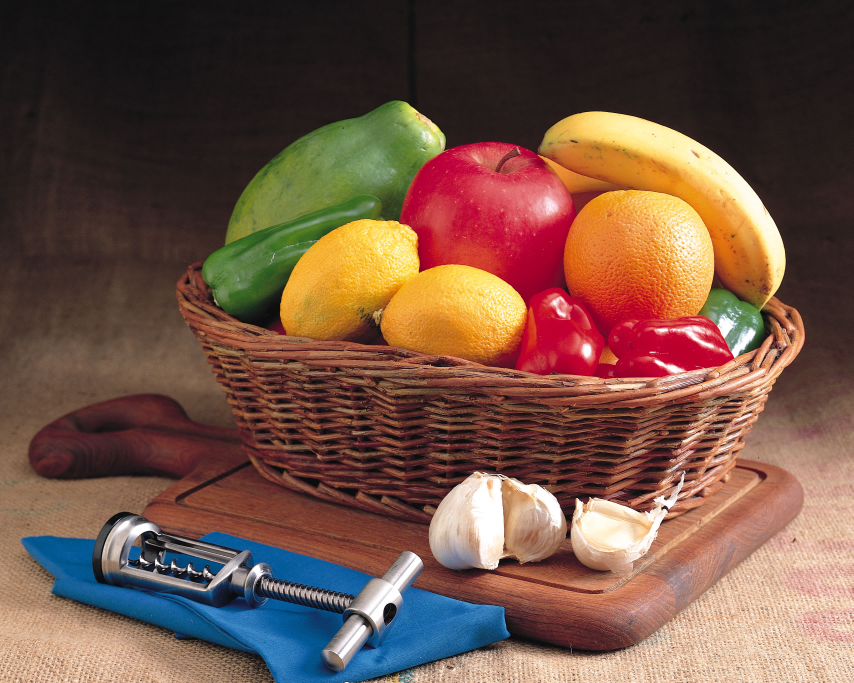
//> input picture image-seg/fruit.jpg, 2560 x 2048 px (shown at 1/3 size)
$ ./seg_clus_random_fruit   (built with g++ and OpenCV 4)
//> lines starting //> are read from the running program, lines starting //| are printed output that depends on the picture
#include <opencv2/opencv.hpp>
#include <opencv2/core/core.hpp>
#include <opencv2/highgui/highgui.hpp>
#include <opencv2/imgproc/imgproc.hpp>
#include <iostream>
#include <sstream>

using namespace std;
using namespace cv;

Mat dst;
Mat src;
Mat thresholded;
Mat hue;

/** @function main */
int main( int argc, char** argv )
{

uint64 initValue = time(0);
RNG rnd( initValue );

vector<Mat> hsv(3);
vector<Mat> bgr(3);
Mat detected_edges;


		if (argc>1){
  /// Load an image
  src = imread( argv[1] );

}else{ src = imread("./image-seg/fruit.jpg");
//> src is the input picture: 2048 rows x 2560 cols, CV_8UC3; mean B, G, R 69.8, 83.8, 114.7

}
  if( !src.data )
  { return -1; }

cout	<<src.cols<<endl;
//| 2560
cout	<<src.rows<<endl;
//| 2048
	int limiar=128;

	/// Create hsv
	Mat full_hsv;
	cvtColor(src,full_hsv,CV_BGR2HSV);
//> full_hsv: 2048 rows x 2560 cols, CV_8UC3; mean H, S, V 47, 112.3, 122.4
	split(full_hsv, hsv);
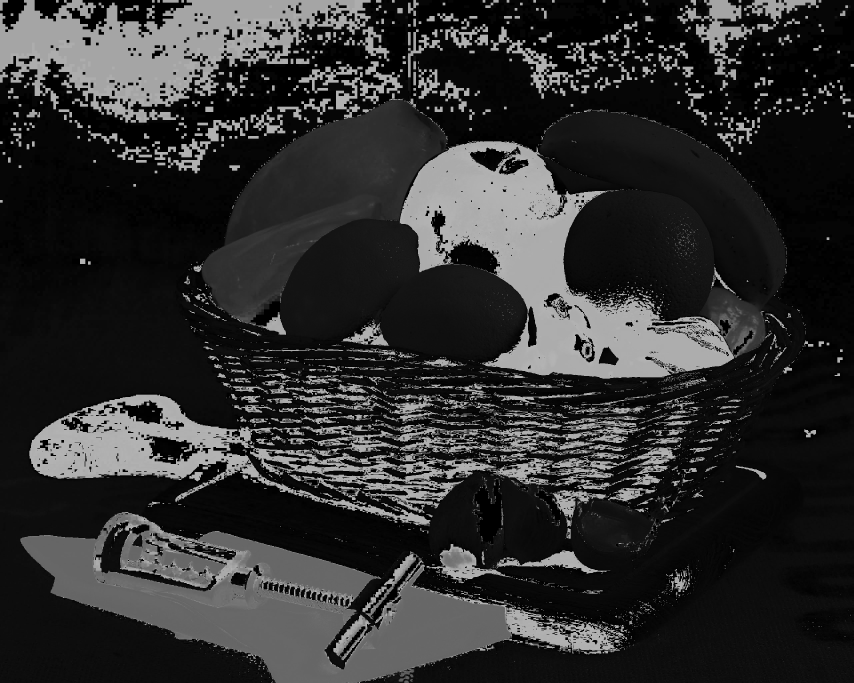
//> hsv[0]: 2048 rows x 2560 cols, CV_8UC1 (shown at 1/3 size); min 0, max 179, mean 47
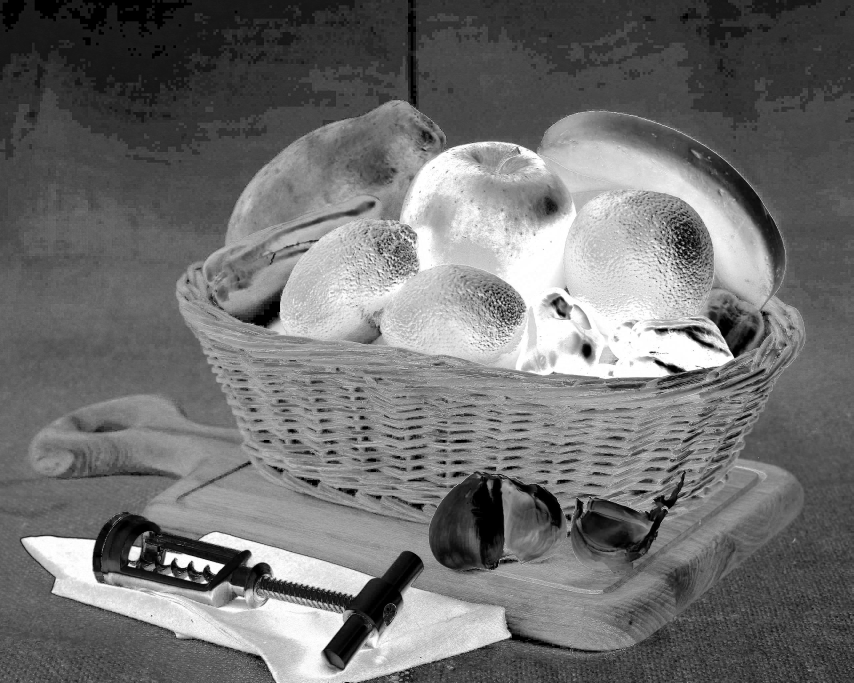
//> hsv[1]: 2048 rows x 2560 cols, CV_8UC1 (shown at 1/3 size); min 0, max 255, mean 112.3
	split(src, bgr);
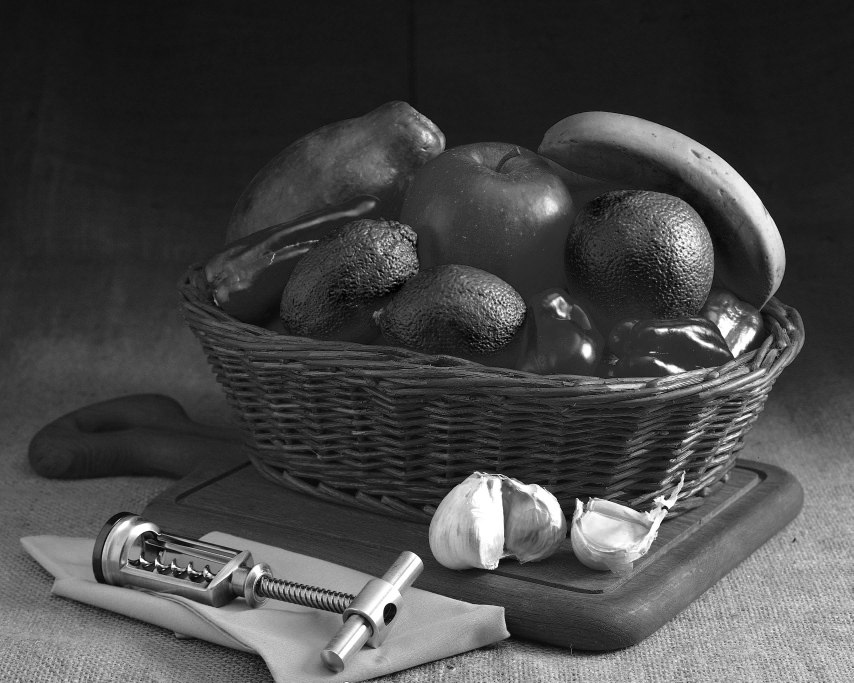
//> bgr[0]: 2048 rows x 2560 cols, CV_8UC1 (shown at 1/3 size); min 0, max 255, mean 69.8
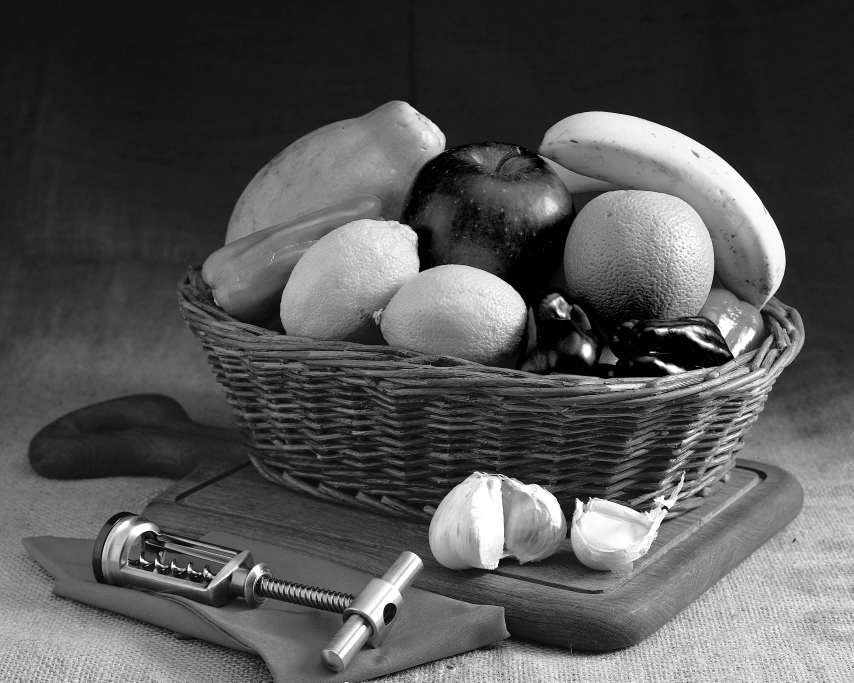
//> bgr[1]: 2048 rows x 2560 cols, CV_8UC1 (shown at 1/3 size); min 0, max 255, mean 83.8
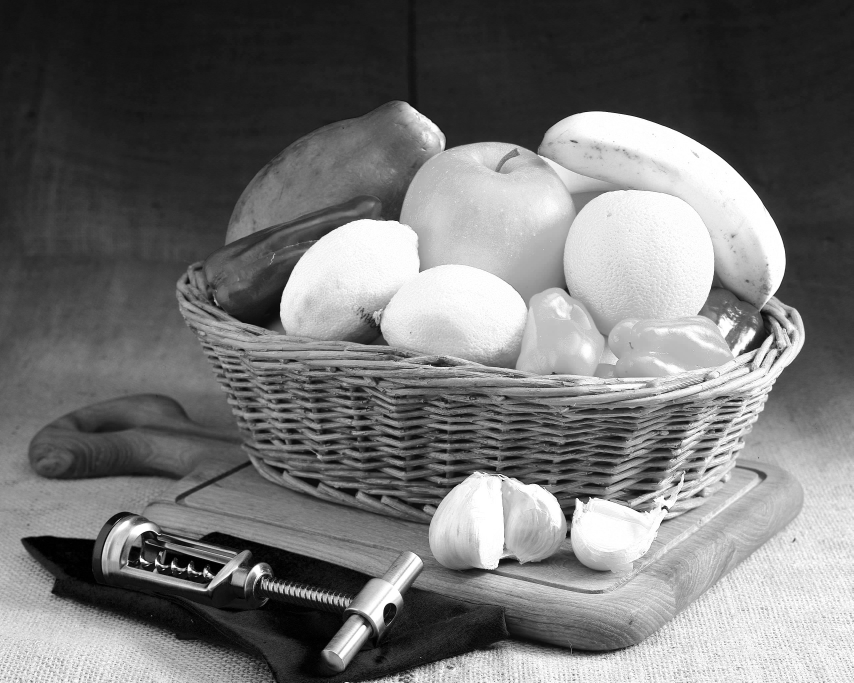
//> bgr[2]: 2048 rows x 2560 cols, CV_8UC1 (shown at 1/3 size); min 0, max 255, mean 114.7
	// [7 lines of commented-out code are left out]

	int num_classes=9;

	vector<Rect> interest(num_classes);
	interest[0]=Rect(100,50,2300,300);//fundo
	interest[1]=Rect(2000,1650,400,300);//chao
	interest[2]=Rect(1400,400,280,450);//fruta vermelha
	interest[3]=Rect(720,500,200,400);//fruta verde
	interest[4]=Rect(1750,420,400,400);//frutas amareladas
	interest[5]=Rect(800,1100,500,500);//cesta e madeira
	interest[6]=Rect(1320,1530,600,100);//alho
	interest[7]=Rect(1220,1850,250,100);//pano
	interest[8]=Rect(600,1730,300,100);//saca rolhas
	vector<Scalar> color(num_classes);
	color[0]=Scalar(0,0,0);// fundo é preto
	color[1]=Scalar(128,128,128);// chao cinza medio
	color[2]=Scalar(0,0,255);//
	color[3]=Scalar(0,200,0);//
	color[4]=Scalar(0,255,255);//
	color[5]=Scalar(106,106,220);//
	color[6]=Scalar(255,255,255);//alho
	color[7]=Scalar(255,0,0);//pano
	color[8]=Scalar(200,200,200);//saca rolhas

	Mat show;
	src.copyTo(show);

	for (int i=0;i<num_classes;i++){
		Point p1=Point(rnd.uniform(0,src.cols-1),rnd.uniform(0,src.rows-1)-100);
		Point p2=Point(rnd.uniform(0,src.cols-1),rnd.uniform(0,src.rows-1)-100);
		int x, w;
		if(p1.x>p2.x) {x=p2.x; w=p1.x-p2.x;}
		else {x=p1.x; w=p2.x-p1.x;}
		int y, h;
		if(p1.y>p2.y) {y=p2.y; h=p1.y-p2.y;}
		else {y=p1.y; h=p2.y-p1.y;}

		interest[i]=Rect(x,y,100,100);
		rectangle(show,Point(interest[i].x,interest[i].y),Point(interest[i].x+interest[i].width,interest[i].y+interest[i].height),color[i],8);
	}

	namedWindow("interests", WINDOW_NORMAL);
	imshow("interests",show);

	imwrite("./clustering_random/interest_points_fruit.png",show);

	waitKey(0);
	//BGR
	vector<Scalar> centroideBGR(num_classes);
	vector<Scalar> centroideBGR_novo(num_classes);
	cout<<"Centroides BGR:"<<endl;
	for (int i=0;i<num_classes;i++){
//> (the run ends here: the program stops with an error, at `Mat roi(src,interest[i]);`)
